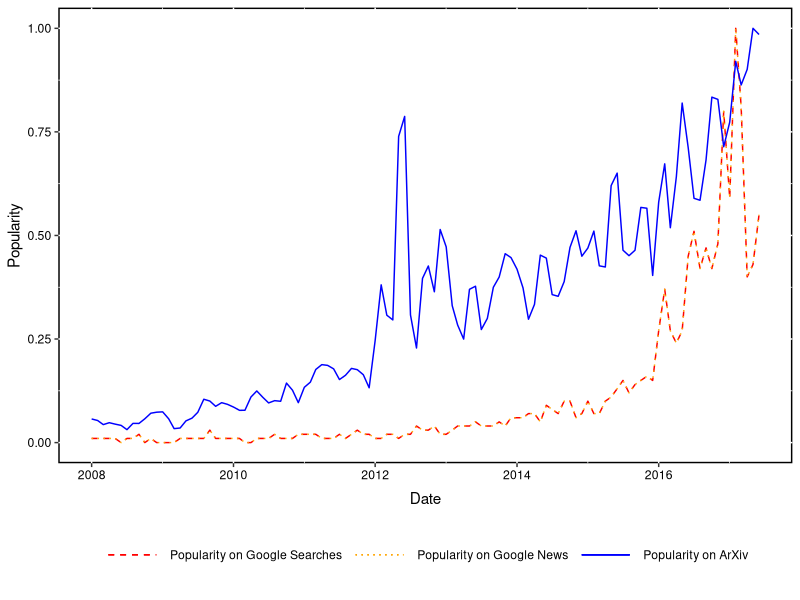

Write the R code that produced this figure.
#!/usr/bin/env Rscript
plot_graph <- function() {
  require(ggplot2)
  google_search_data = read.csv("google_data_search.csv")
  google_news_data = read.csv("google_data_news_ml.csv")

  publication_data = read.csv("papers.csv")
  publication_data <- cbind(publication_data, google_search_data['google_search_total'])
  publication_data <- cbind(publication_data, google_news_data['google_news_total'])

  # Set the labels
  publication_data$total_label <- factor(rep("Popularity on ArXiv", each = nrow(publication_data)))
  publication_data$google_search_label <- factor(rep('Popularity on Google Searches', each = nrow(publication_data)))
  publication_data$google_news_label <- factor(rep('Popularity on Google News', each = nrow(publication_data)))

  # Normalize the data
  publication_data$total <- publication_data$total / max(publication_data$total)
  publication_data$percentage <- publication_data$percentage / max(publication_data$percentage)
  publication_data$google_search_total <- publication_data$google_search_total / max(publication_data$google_search_total)
  publication_data$google_news_total <- publication_data$google_news_total / max(publication_data$google_news_total)

  # Convert the data
  publication_data$Date <- as.Date(publication_data$Date, "%d/%m/%Y")

  plot <- ggplot(publication_data, aes(x = Date)) +
    geom_line(aes(y = google_search_total, color = google_search_label, linetype = google_search_label), size = 0.5, show.legend = TRUE) +
    geom_line(aes(y = google_news_total, color = google_news_label, linetype = google_news_label), size = 0.5, show.legend = TRUE) +
    geom_line(aes(y = percentage, color = total_label, linetype = total_label), size = 0.5) +
    scale_linetype_manual(values = c("dashed", "dotted", "solid")) +
    scale_color_manual(values = c("red", "orange", "blue")) +
    #scale_color_manual(values = c("black", "black")) +
    theme(panel.background = element_rect(fill = 'transparent', colour = 'black', size=1)) +
    scale_fill_brewer(palette="Set1")+
    scale_y_continuous(name="Popularity")+
    theme(axis.text.y = element_text(colour = "black") ) +
    theme(axis.text.x = element_text(colour = "black") ) +
    theme(axis.title.x = element_text(vjust = -0.5)) +
    theme(legend.title = element_blank())+
    theme(legend.position="bottom")+
    theme(legend.background = element_rect(colour="white"))+
    theme(legend.key = element_rect(fill = "white", colour = "white")) +
    theme(legend.key.size= unit(3,"lines"))

  return(plot)
}
#######################
pdf(file = "figure_1_bw.pdf",
    width=11.75, height=5.47)
plots <- plot_graph()
plot(plots)
dev.off()
